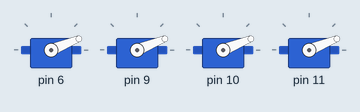
Recording of a sketch running on a simulated Arduino Uno, built with avr-gcc and run on an emulated ATmega328P. Parts: 4 × servo. What the sketch prints to the serial monitor is not drawn.

Above: at 12.05 s.
At 17.0 s:
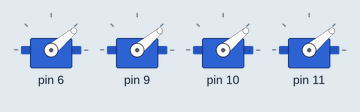
Timing chart, 0 to 18.5 s (numbered marks = the images above):
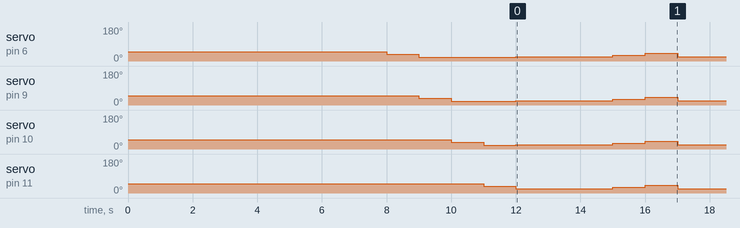

The sketch:

ProbarESC_Funciona_.ino
```cpp
#include <Servo.h>

#define MAX_SIGNAL 2000
#define MIN_SIGNAL 700

Servo motor[4];

void setup() {
  Serial.begin(9600);

  motor[0].attach(6);
  motor[1].attach(9);
  motor[2].attach(10);
  motor[3].attach(11);

  Serial.write("Comienza en 22\n");
  for (int i = 0; i < 4; i++)
    motor[i].write(50);
  delay(8000);
  Serial.write("Probando 35\n");
  for (int i = 0; i < 4; i++){
    motor[i].write(35);
    delay(1000);
    motor[i].write(20);
}
  for (int i = 0; i < 4; i++)
    motor[i].write(22);
 Serial.write("Iniciando loop \n");
}

void loop() {
  Serial.write("22");
  motor[0].write(22);
  motor[1].write(22);
  motor[2].write(22);
  motor[3].write(22);
  delay(3000);
  Serial.write("30");
  motor[0].write(30);
  motor[1].write(30);
  motor[2].write(30);
  motor[3].write(30);
  delay(1000);
  Serial.write("40");
  motor[0].write(40);
  motor[1].write(40);
  motor[2].write(40);
  motor[3].write(40);
  delay(1000);/*
  Serial.write("50");
  motor[0].write(50);
  motor[1].write(50);
  motor[2].write(50);
  motor[3].write(50);
  delay(1000);
  Serial.write("60");
  motor[0].write(60);
  motor[1].write(60);
  motor[2].write(60);
  motor[3].write(60);
  delay(1000);/*
  Serial.write("70");
  motor[0].write(70);
  motor[1].write(70);
  motor[2].write(70);
  motor[3].write(70);
  delay(1000);
  Serial.write("80");
  motor[0].write(80);
  motor[1].write(80);
  motor[2].write(80);
  motor[3].write(80);
  delay(1000);
  Serial.write("90");
  motor[0].write(90);
  motor[1].write(90);
  motor[2].write(90);
  motor[3].write(90);
  delay(1000);
  Serial.write("100");
  motor[0].write(100);
  motor[1].write(100);
  motor[2].write(100);
  motor[3].write(100);
  delay(1000);
  Serial.write("110");
  motor[0].write(110);
  motor[1].write(110);
  motor[2].write(110);
  motor[3].write(110);
  delay(1000);
  Serial.write("120");
  motor[0].write(120);
  motor[1].write(120);
  motor[2].write(120);
  motor[3].write(120);
  delay(1000);
  Serial.write("130");
  motor[0].write(130);
  motor[1].write(130);
  motor[2].write(130);
  motor[3].write(130);
  delay(1000);
  Serial.write("140");
  motor[0].write(140);
  motor[1].write(140);
  motor[2].write(140);
  motor[3].write(140);
  delay(1000);*/
}
```

Measured:
- by itself, servo on pin 6: 50° → 35° at 8.0 s, → 20° 1.0 s later, → 22° 3.0 s later, → 30° 3.0 s later, … (18 changes in this stretch)
- by itself, servo on pin 9: 50° → 35° at 9.0 s, → 20° 1.0 s later, → 22° 2.0 s later, → 30° 3.0 s later, … (18 changes in this stretch)
- by itself, servo on pin 10: 50° → 35° at 10.0 s, → 20° 1.0 s later, → 22° 1.0 s later, → 30° 3.0 s later, … (18 changes in this stretch)
- by itself, servo on pin 11: repeats every 5.0 s: 22° 3.0 s, 30° 1.0 s, 40° 1.0 s
